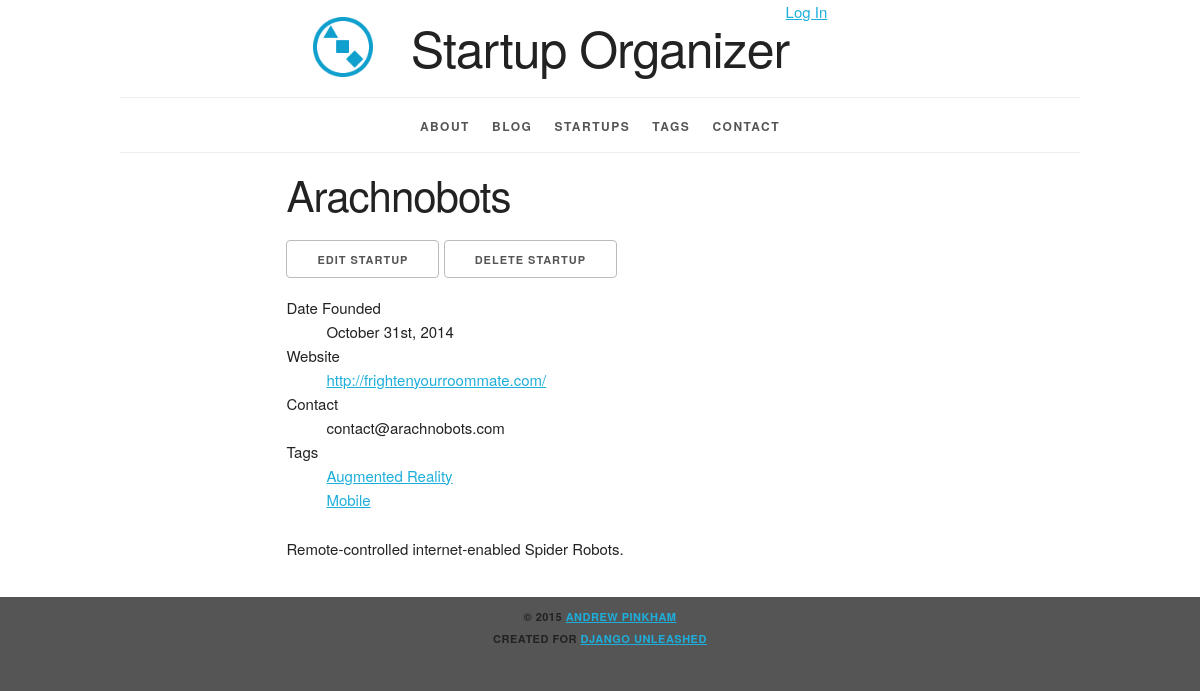
/startup/arachnobots/, run on an earlier commit of the app's database.
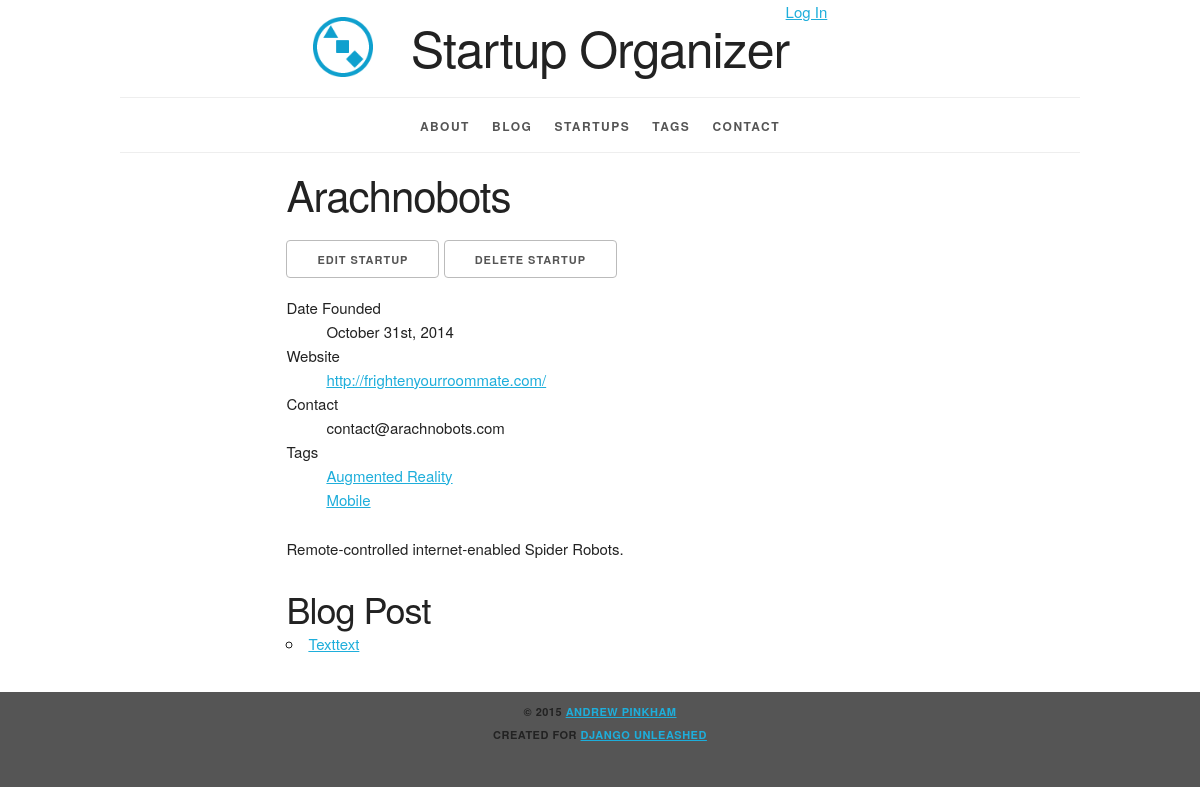
And on a later commit of the database.
### organizer/models.py (models this page shows, shortened)
class Tag(models.Model):
    name = models.CharField(
        max_length=31, unique=True)
    slug = models.SlugField(
        max_length=31,
        unique=True,
        help_text='A label for URL config.')
    class Meta:
        ordering = ['name']
    def get_absolute_url(self):
        return reverse('organizer_tag_detail',
                       kwargs={'slug': self.slug})

### blog/models.py (models this page shows, shortened)
class Post(models.Model):
    title = models.CharField(max_length=63)
    slug = models.SlugField(
        max_length=63,
        help_text='A label for URL config',
        unique_for_month='pub_date')
    text = models.TextField()
    pub_date = models.DateField(
        'date published',
        auto_now_add=True)
    tags = models.ManyToManyField(
        Tag,
        blank=True,
        related_name='blog_posts')
    startups = models.ManyToManyField(
        Startup,
        blank=True,
        related_name='blog_posts')
    class Meta:
        verbose_name = 'blog post'
        ordering = ['-pub_date', 'title']
        get_latest_by = 'pub_date'
    def get_absolute_url(self):
        return reverse(
            'blog_post_detail',
            kwargs={'year': self.pub_date.year,
                    'month': self.pub_date.month,
                    'slug': self.slug})

### organizer/views.py (the view)
class StartupDetail(DetailView):
    model = Startup

### organizer/models.py (called while the page is built)
    def get_delete_url(self):
        return reverse('organizer_startup_delete',
                       kwargs={'slug': self.slug})

    def get_update_url(self):
        return reverse('organizer_startup_update',
                       kwargs={'slug': self.slug})

### organizer/templates/organizer/startup_detail.html (shortened to what this page needs)
{% extends parent_template|default:"organizer/base_organizer.html" %}
{% block content %}
<article>
  <div class="row">
  <div class="offset-by-two eight columns">
  <h2>{{ startup.name }}</h2>
    <ul class="inline">
        <li>
          <a
              href="{{ startup.get_update_url }}"
              class="button">
            Edit Startup</a></li>
        <li>
          <a
              href="{{ startup.get_delete_url }}"
              class="button">
            Delete Startup</a></li>
    </ul>
  <dl>
    <dt>Date Founded</dt>
      <dd>{{ startup.founded_date|date:"F jS, Y" }}</dd>
    <dt>Website</dt>
      <dd>{{ startup.website|urlize }}</dd>
    <dt>Contact</dt>
      <dd>{{ startup.contact }}</dd>
      <dt>Tag{{ startup.tags.count|pluralize }}</dt>
        {% for tag in startup.tags.all %}
          <dd><a href="{{ tag.get_absolute_url }}">
            {{ tag.name|title }}
          </a></dd>
        {% endfor %}
  </dl>
  {{ startup.description|linebreaks }}
  </div></div>
  {% if startup.newslink_set.all or startup.blog_posts.all %}
    <div class="row">
      {% if startup.blog_posts.all %}
        {% if startup.newslink_set.all %}
          <section class="meta one-third column">
        {% else %}
          <section class="meta offset-by-two two-thirds column">
        {% endif %}
            <h3>Blog Post{{ startup.blog_posts.all|pluralize }}</h3>
            <ul>
              {% for post in startup.blog_posts.all %}
                <li>
                  <a href="{{ post.get_absolute_url }}">
                    {{ post.title|title }}</a>
                </li>
              {% endfor %}
            </ul>
          </section>
      {% endif %}
    </div>
  {% endif %}
</article>
{% endblock %}

What changed in the data, as far as the page shows it:
added Post: title "Texttext"
Also different on the page:
text now shown: "Blog Post"
